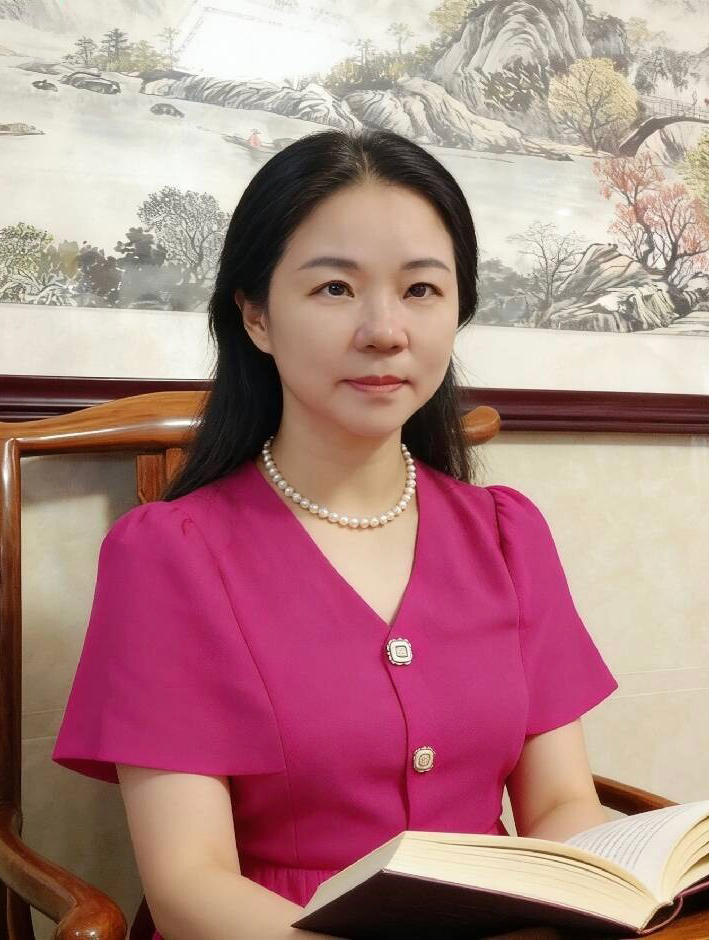
#> input picture 照片/NO001_鄢海珍.jpg, 709 x 940 px; its folder holds only this picture in this run
$ python import-photos.py
#> lines starting #> are read from the running program, lines starting #| are printed output that depends on the picture
#> in main, img is the input picture: PIL image 709x940 RGB; mean R, G, B 174.6, 131.8, 131.4
# -*- coding: utf-8 -*-
"""联合出版人照片批量转换为WebP
 *
 * 源文件：D:/《AI指挥官》设计/05_营销方案/联合出版人资料/照片/ 下的 jpg 与 png
 * 输出：  素材/照片/NO0XX_姓名.webp
 *
 * 规格说明：
 *   - 站内展示为 76×76 圆形头像（.rc-photo）与 96×96（.m-photo），
 *     object-position: center top —— 所以按 3:4 竖版裁切、保留头顶，
 *     放大到 170×240 后浏览器自行裁成圆形，不会切到下巴。
 *   - 与站内已有照片（如 NO019_牛顿老师.webp）保持同规格，便于统一控制体积。
 *
 * 用法：python tools/import-photos.py
"""
from PIL import Image
import os
import glob
import sys

SRC = "D:/《AI指挥官》设计/05_营销方案/联合出版人资料/照片"
DST = "D:/AI指挥官-网站/素材/照片"
OUT_W, OUT_H = 170, 240
QUALITY = 82


def crop_to_ratio(img, ratio=3 / 4, anchor="top"):
    """按目标比例居中/顶部裁切，保证人脸与头顶都在画面内"""
#> called with ratio = 0.75, anchor = 'top'
    w, h = img.size
#> w = 709; h = 940
    if w / h > ratio:
        # 太宽 → 裁两侧
        new_w = int(h * ratio)
#> new_w = 705
        left = (w - new_w) // 2
#> left = 2
        box = (left, 0, left + new_w, h)
#> box = (2, 0, 707, 940)
    else:
        # 太高 → 裁下方（保留头顶）
        new_h = int(w / ratio)
        top = 0 if anchor == "top" else (h - new_h) // 2
        box = (0, top, w, top + new_h)
    return img.crop(box)
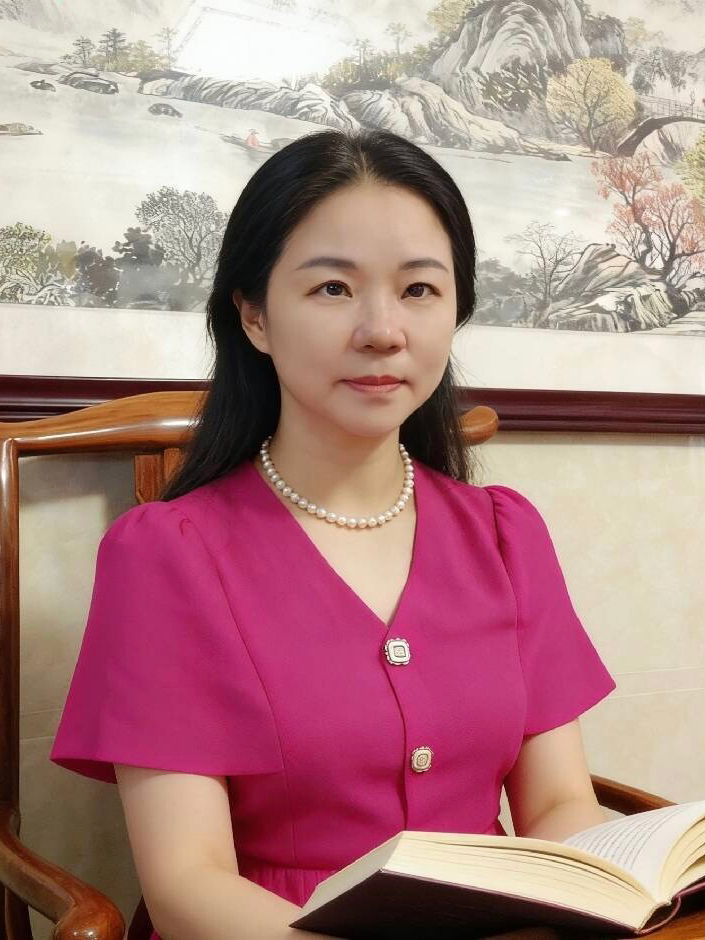
#> returned value: PIL image 705x940 RGB; mean R, G, B 174.6, 131.7, 131.4


def main():
    if not os.path.isdir(SRC):
        print("[错误] 源目录不存在：", SRC)
        sys.exit(1)
    os.makedirs(DST, exist_ok=True)

    files = [
        f
        for f in glob.glob(os.path.join(SRC, "*"))
        if f.lower().endswith((".jpg", ".jpeg", ".png"))
    ]
    files.sort()

    ok = 0
    for f in files:
        base = os.path.splitext(os.path.basename(f))[0]
        # NO005_郭瑞元 → NO005_郭瑞元.webp
        out = os.path.join(DST, base + ".webp")
        try:
            img = Image.open(f)
            # 统一转RGB（PNG 可能带透明通道，透明会变黑块）
            if img.mode in ("RGBA", "LA", "P"):
                bg = Image.new("RGB", img.size, (255, 255, 255))
                img = img.convert("RGBA")
                bg.paste(img, mask=img.split()[-1])
                img = bg
            else:
                img = img.convert("RGB")

            img = crop_to_ratio(img, anchor="top")
            img = img.resize((OUT_W, OUT_H), Image.LANCZOS)
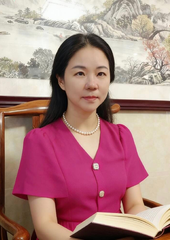
#> img: PIL image 170x240 RGB; mean R, G, B 174.6, 131.7, 131.4
            img.save(out, "WEBP", quality=QUALITY, method=6)
            print(
                f"  ✓ {base}.webp  {os.path.getsize(out)//1024:>3d} KB"
            )
            ok += 1
        except Exception as e:
            print(f"  ✗ {base}：{e}")

    print(f"\n共转换 {ok}/{len(files)} 张 → {DST}")


if __name__ == "__main__":
    main()

$ run again, on 照片/NO005_郭瑞元.png
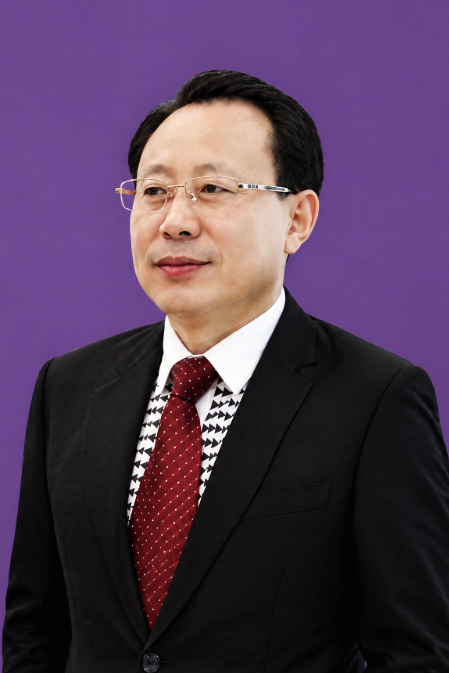
#> input picture 照片/NO005_郭瑞元.png, 449 x 673 px
#> in main, img is the input picture: PIL image 449x673 RGB; mean R, G, B 82, 59.7, 85.9
#> in crop_to_ratio, `return img.crop(box)`:
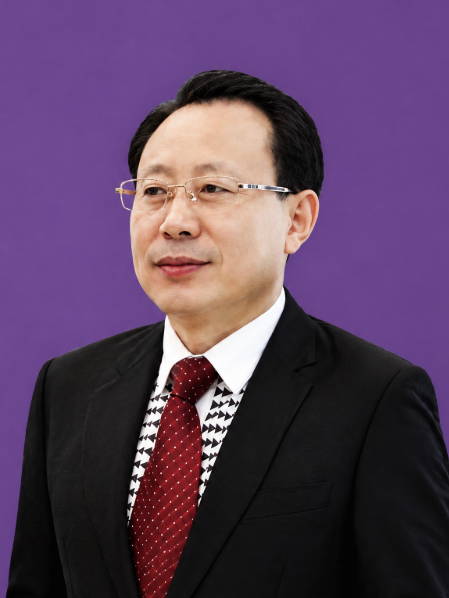
#> returned value: PIL image 449x598 RGB; mean R, G, B 90.5, 65.6, 94.9
#> in main, `img = img.resize((OUT_W, OUT_H), Image.LANCZOS)`:
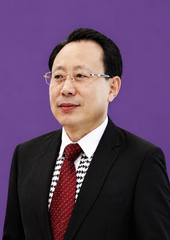
#> img: PIL image 170x240 RGB; mean R, G, B 90.5, 65.6, 94.9

$ run again, on 照片/NO006_张玉洁.jpg
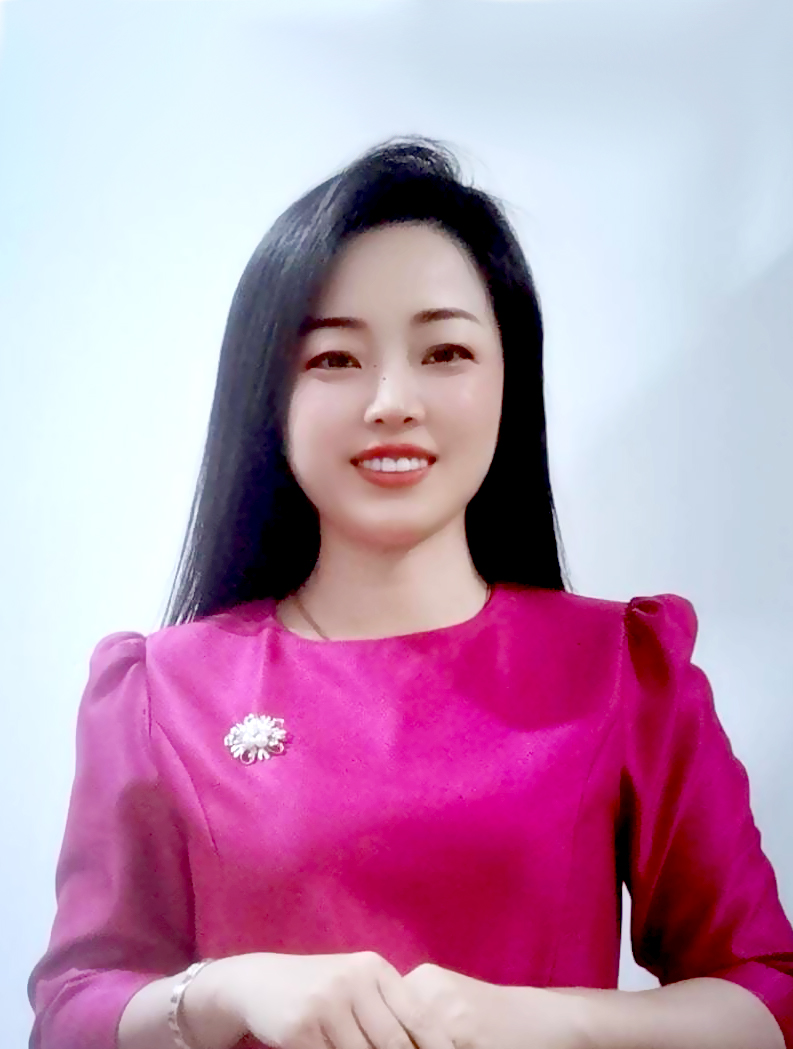
#> input picture 照片/NO006_张玉洁.jpg, 793 x 1049 px
#> in main, img is the input picture: PIL image 793x1049 RGB; mean R, G, B 189.6, 149.3, 179.1
#> in crop_to_ratio, `return img.crop(box)`:
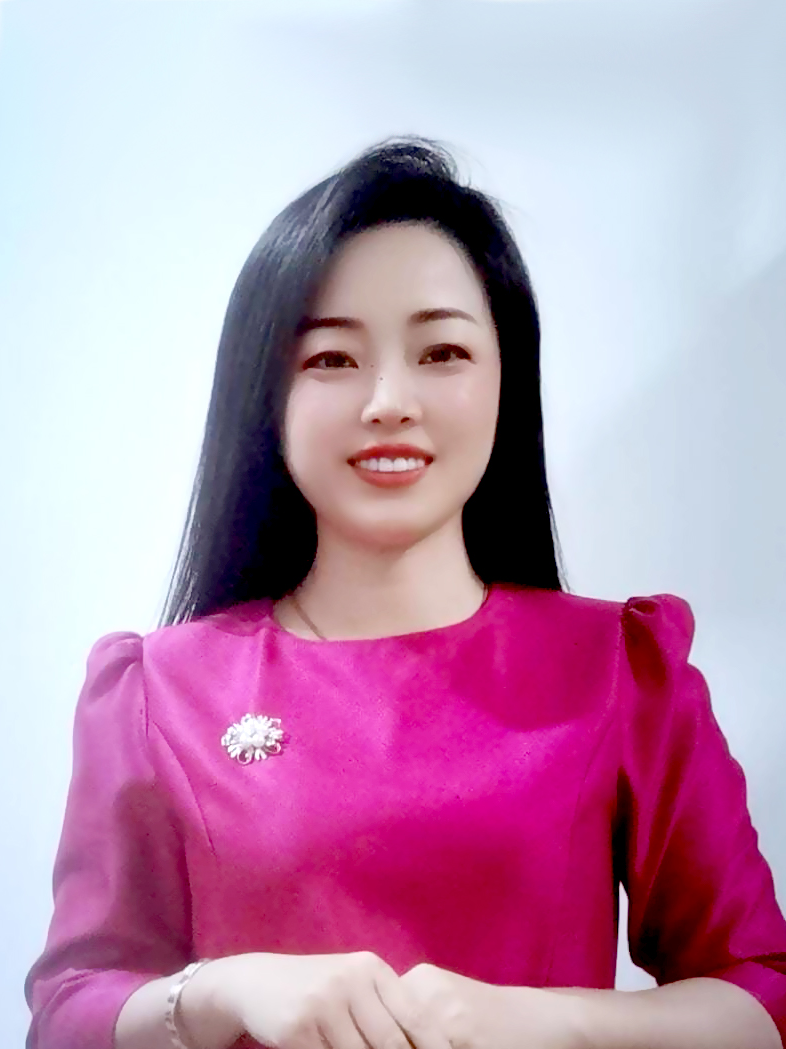
#> returned value: PIL image 786x1049 RGB; mean R, G, B 189.5, 148.7, 178.7
#> in main, `img = img.resize((OUT_W, OUT_H), Image.LANCZOS)`:
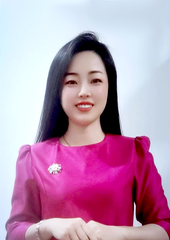
#> img: PIL image 170x240 RGB; mean R, G, B 189.5, 148.8, 178.7

$ run again, on 照片/NO007_于亚永.jpg
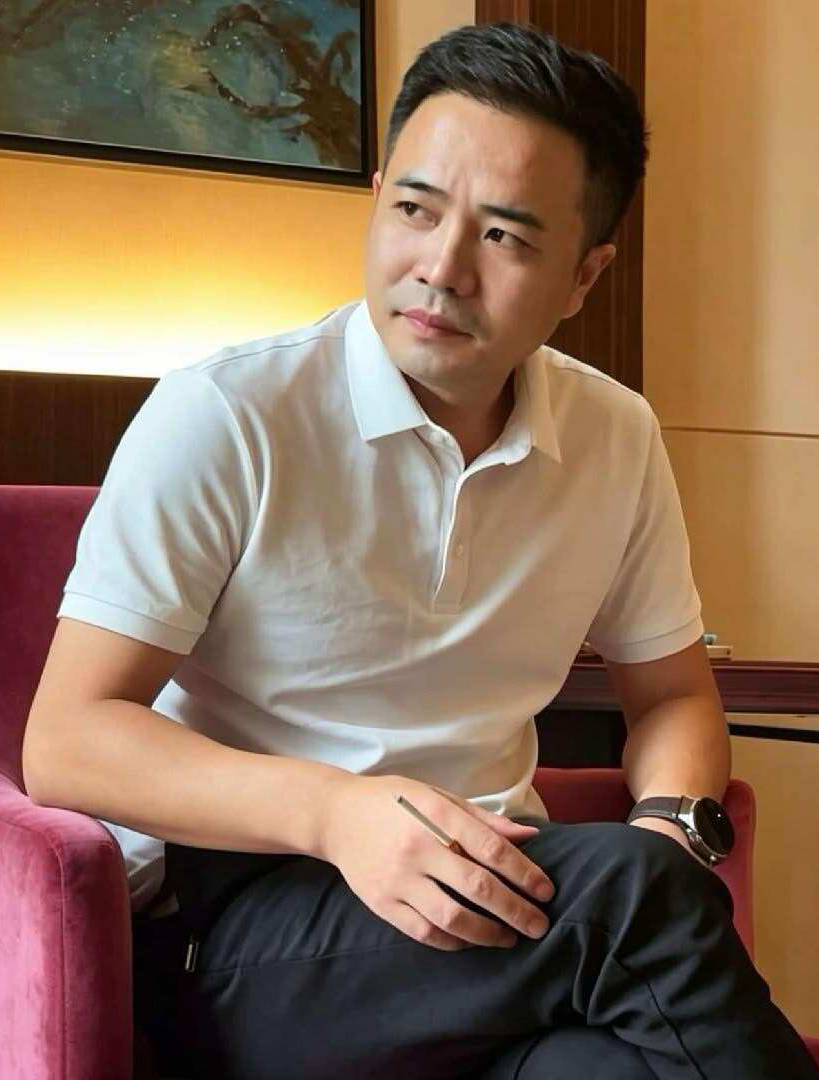
#> input picture 照片/NO007_于亚永.jpg, 819 x 1080 px
#> in main, img is the input picture: PIL image 819x1080 RGB; mean R, G, B 135.7, 108.1, 85.1
#> in crop_to_ratio, `return img.crop(box)`:
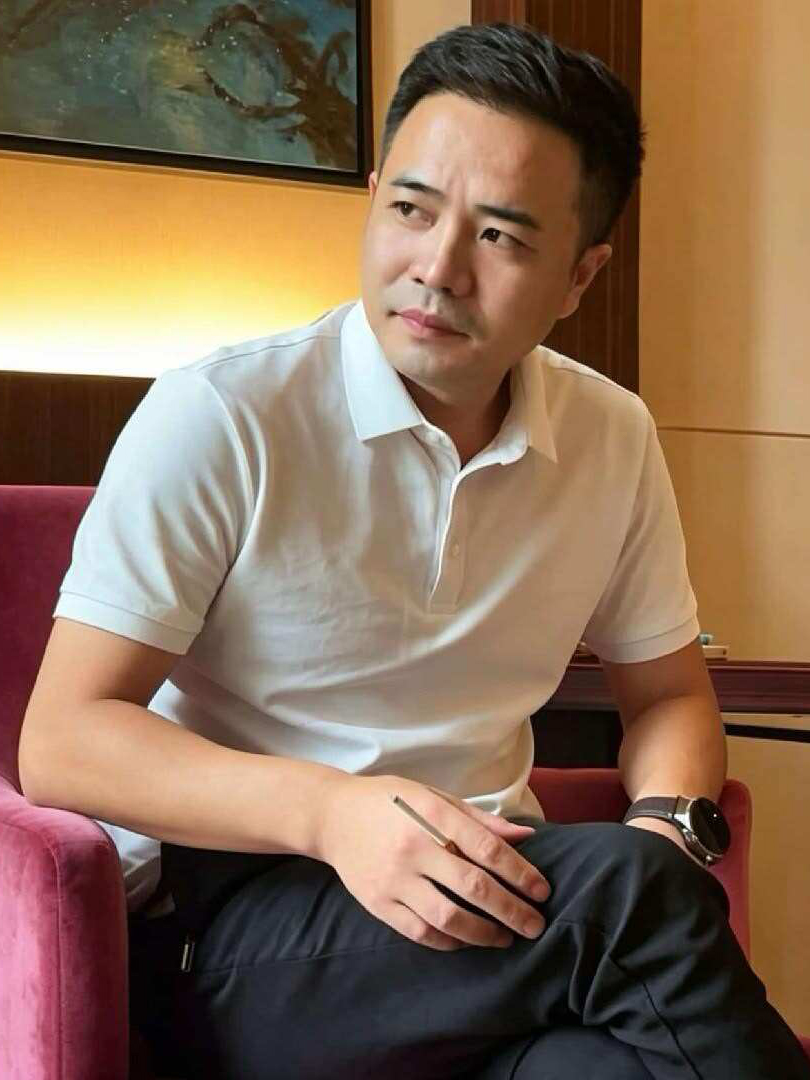
#> returned value: PIL image 810x1080 RGB; mean R, G, B 135.4, 108, 85.1
#> in main, `img = img.resize((OUT_W, OUT_H), Image.LANCZOS)`:
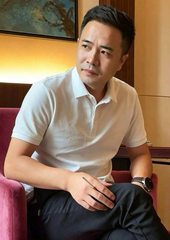
#> img: PIL image 170x240 RGB; mean R, G, B 135.4, 108, 85.1
